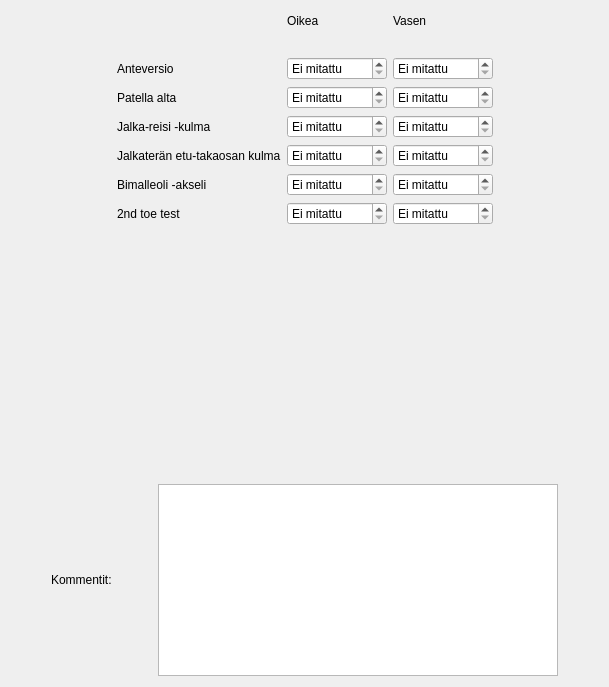
      <widget class="QWidget" name="tabVirheas">
       <attribute name="title">
        <string>Luiden virheas.</string>
       </attribute>
       <layout class="QVBoxLayout" name="verticalLayout_10">
        <item>
         <layout class="QGridLayout" name="gridLayout_12">
          <item row="8" column="3">
           <widget class="QSpinBox" name="spVirheasBimalleoliVas">
            <property name="sizePolicy">
             <sizepolicy hsizetype="Fixed" vsizetype="Fixed">
              <horstretch>0</horstretch>
              <verstretch>0</verstretch>
             </sizepolicy>
            </property>
            <property name="minimumSize">
             <size>
              <width>100</width>
              <height>0</height>
             </size>
            </property>
            <property name="specialValueText">
             <string extracomment="Ei mitattu">Ei mitattu</string>
            </property>
            <property name="suffix">
             <string>°</string>
            </property>
            <property name="prefix">
             <string/>
            </property>
            <property name="minimum">
             <number>-181</number>
            </property>
            <property name="maximum">
             <number>180</number>
            </property>
            <property name="value">
             <number>-181</number>
            </property>
           </widget>
          </item>
          <item row="7" column="1">
           <widget class="QLabel" name="label_20">
            <property name="text">
             <string>Jalkaterän etu-takaosan kulma</string>
            </property>
           </widget>
          </item>
          <item row="9" column="1">
           <widget class="QLabel" name="label_245">
            <property name="text">
             <string>2nd toe test</string>
            </property>
           </widget>
          </item>
          <item row="6" column="1">
           <widget class="QLabel" name="label_254">
            <property name="text">
             <string>Jalka-reisi -kulma</string>
            </property>
           </widget>
          </item>
          <item row="7" column="2">
           <widget class="QSpinBox" name="spVirheasJalkaEtuTakaOik">
            <property name="sizePolicy">
             <sizepolicy hsizetype="Fixed" vsizetype="Fixed">
              <horstretch>0</horstretch>
              <verstretch>0</verstretch>
             </sizepolicy>
            </property>
            <property name="minimumSize">
             <size>
              <width>100</width>
              <height>0</height>
             </size>
            </property>
            <property name="specialValueText">
             <string extracomment="Ei mitattu">Ei mitattu</string>
            </property>
            <property name="suffix">
             <string>°</string>
            </property>
            <property name="prefix">
             <string/>
            </property>
            <property name="minimum">
             <number>-181</number>
            </property>
            <property name="maximum">
             <number>180</number>
            </property>
            <property name="value">
             <number>-181</number>
            </property>
           </widget>
          </item>
          <item row="4" column="2">
           <widget class="QSpinBox" name="spVirheasPatellaAltaOik">
            <property name="sizePolicy">
             <sizepolicy hsizetype="Fixed" vsizetype="Fixed">
              <horstretch>0</horstretch>
              <verstretch>0</verstretch>
             </sizepolicy>
            </property>
            <property name="minimumSize">
             <size>
              <width>100</width>
              <height>0</height>
             </size>
            </property>
            <property name="specialValueText">
             <string extracomment="Ei mitattu">Ei mitattu</string>
            </property>
            <property name="suffix">
             <string>°</string>
            </property>
            <property name="prefix">
             <string/>
            </property>
            <property name="minimum">
             <number>-181</number>
            </property>
            <property name="maximum">
             <number>180</number>
            </property>
            <property name="value">
             <number>-181</number>
            </property>
           </widget>
          </item>
          <item row="4" column="3">
           <widget class="QSpinBox" name="spVirheasPatellaAltaVas">
            <property name="sizePolicy">
             <sizepolicy hsizetype="Fixed" vsizetype="Fixed">
              <horstretch>0</horstretch>
              <verstretch>0</verstretch>
             </sizepolicy>
            </property>
            <property name="minimumSize">
             <size>
              <width>100</width>
              <height>0</height>
             </size>
            </property>
            <property name="specialValueText">
             <string extracomment="Ei mitattu">Ei mitattu</string>
            </property>
            <property name="suffix">
             <string>°</string>
            </property>
            <property name="prefix">
             <string/>
            </property>
            <property name="minimum">
             <number>-181</number>
            </property>
            <property name="maximum">
             <number>180</number>
            </property>
            <property name="value">
             <number>-181</number>
            </property>
           </widget>
          </item>
          <item row="1" column="3">
           <widget class="QLabel" name="label_250">
            <property name="text">
             <string>Vasen</string>
            </property>
           </widget>
          </item>
          <item row="8" column="2">
           <widget class="QSpinBox" name="spVirheasBimalleoliOik">
            <property name="sizePolicy">
             <sizepolicy hsizetype="Fixed" vsizetype="Fixed">
              <horstretch>0</horstretch>
              <verstretch>0</verstretch>
             </sizepolicy>
            </property>
            <property name="minimumSize">
             <size>
              <width>100</width>
              <height>0</height>
             </size>
            </property>
            <property name="specialValueText">
             <string extracomment="Ei mitattu">Ei mitattu</string>
            </property>
            <property name="suffix">
             <string>°</string>
            </property>
            <property name="prefix">
             <string/>
            </property>
            <property name="minimum">
             <number>-181</number>
            </property>
            <property name="maximum">
             <number>180</number>
            </property>
            <property name="value">
             <number>-181</number>
            </property>
           </widget>
          </item>
          <item row="9" column="3">
           <widget class="QSpinBox" name="spVirheas2ndtoeVas">
            <property name="sizePolicy">
             <sizepolicy hsizetype="Fixed" vsizetype="Fixed">
              <horstretch>0</horstretch>
              <verstretch>0</verstretch>
             </sizepolicy>
            </property>
            <property name="minimumSize">
             <size>
              <width>100</width>
              <height>0</height>
             </size>
            </property>
            <property name="specialValueText">
             <string extracomment="Ei mitattu">Ei mitattu</string>
            </property>
            <property name="suffix">
             <string>°</string>
            </property>
            <property name="prefix">
             <string/>
            </property>
            <property name="minimum">
             <number>-181</number>
            </property>
            <property name="maximum">
             <number>180</number>
            </property>
            <property name="value">
             <number>-181</number>
            </property>
           </widget>
          </item>
          <item row="2" column="0">
           <spacer name="horizontalSpacer_56">
            <property name="orientation">
             <enum>Qt::Horizontal</enum>
            </property>
            <property name="sizeHint" stdset="0">
             <size>
              <width>40</width>
              <height>20</height>
             </size>
            </property>
           </spacer>
          </item>
          <item row="6" column="2">
           <widget class="QSpinBox" name="spVirheasJalkaReisiOik">
            <property name="sizePolicy">
             <sizepolicy hsizetype="Fixed" vsizetype="Fixed">
              <horstretch>0</horstretch>
              <verstretch>0</verstretch>
             </sizepolicy>
            </property>
            <property name="minimumSize">
             <size>
              <width>100</width>
              <height>0</height>
             </size>
            </property>
            <property name="specialValueText">
             <string extracomment="Ei mitattu">Ei mitattu</string>
            </property>
            <property name="suffix">
             <string>°</string>
            </property>
            <property name="prefix">
             <string/>
            </property>
            <property name="minimum">
             <number>-181</number>
            </property>
            <property name="maximum">
             <number>180</number>
            </property>
            <property name="value">
             <number>-181</number>
            </property>
           </widget>
          </item>
          <item row="7" column="3">
           <widget class="QSpinBox" name="spVirheasJalkaEtuTakaVas">
            <property name="sizePolicy">
             <sizepolicy hsizetype="Fixed" vsizetype="Fixed">
              <horstretch>0</horstretch>
              <verstretch>0</verstretch>
             </sizepolicy>
            </property>
            <property name="minimumSize">
             <size>
              <width>100</width>
              <height>0</height>
             </size>
            </property>
            <property name="specialValueText">
             <string extracomment="Ei mitattu">Ei mitattu</string>
            </property>
            <property name="suffix">
             <string>°</string>
            </property>
            <property name="prefix">
             <string/>
            </property>
            <property name="minimum">
             <number>-181</number>
            </property>
            <property name="maximum">
             <number>180</number>
            </property>
            <property name="value">
             <number>-181</number>
            </property>
           </widget>
          </item>
          <item row="8" column="1">
           <widget class="QLabel" name="label_252">
            <property name="text">
             <string>Bimalleoli -akseli</string>
            </property>
           </widget>
          </item>
          <item row="1" column="4">
           <spacer name="horizontalSpacer_55">
            <property name="orientation">
             <enum>Qt::Horizontal</enum>
            </property>
            <property name="sizeHint" stdset="0">
             <size>
              <width>40</width>
              <height>20</height>
             </size>
            </property>
           </spacer>
          </item>
          <item row="1" column="2">
           <widget class="QLabel" name="label_251">
            <property name="text">
             <string>Oikea</string>
            </property>
           </widget>
          </item>
          <item row="3" column="2">
           <widget class="QSpinBox" name="spVirheasAnteversioOik">
            <property name="sizePolicy">
             <sizepolicy hsizetype="Fixed" vsizetype="Fixed">
              <horstretch>0</horstretch>
              <verstretch>0</verstretch>
             </sizepolicy>
            </property>
            <property name="minimumSize">
             <size>
              <width>100</width>
              <height>0</height>
             </size>
            </property>
            <property name="specialValueText">
             <string extracomment="Ei mitattu">Ei mitattu</string>
            </property>
            <property name="suffix">
             <string>°</string>
            </property>
            <property name="prefix">
             <string/>
            </property>
            <property name="minimum">
             <number>-181</number>
            </property>
            <property name="maximum">
             <number>180</number>
            </property>
            <property name="value">
             <number>-181</number>
            </property>
           </widget>
          </item>
          <item row="4" column="1">
           <widget class="QLabel" name="label_255">
            <property name="text">
             <string>Patella alta</string>
            </property>
           </widget>
          </item>
          <item row="6" column="3">
           <widget class="QSpinBox" name="spVirheasJalkaReisiVas">
            <property name="sizePolicy">
             <sizepolicy hsizetype="Fixed" vsizetype="Fixed">
              <horstretch>0</horstretch>
              <verstretch>0</verstretch>
             </sizepolicy>
            </property>
            <property name="minimumSize">
             <size>
              <width>100</width>
              <height>0</height>
             </size>
            </property>
            <property name="specialValueText">
             <string extracomment="Ei mitattu">Ei mitattu</string>
            </property>
            <property name="suffix">
             <string>°</string>
            </property>
            <property name="prefix">
             <string/>
            </property>
            <property name="minimum">
             <number>-181</number>
            </property>
            <property name="maximum">
             <number>180</number>
            </property>
            <property name="value">
             <number>-181</number>
            </property>
           </widget>
          </item>
          <item row="3" column="3">
           <widget class="QSpinBox" name="spVirheasAnteversioVas">
            <property name="sizePolicy">
             <sizepolicy hsizetype="Fixed" vsizetype="Fixed">
              <horstretch>0</horstretch>
              <verstretch>0</verstretch>
             </sizepolicy>
            </property>
            <property name="minimumSize">
             <size>
              <width>100</width>
              <height>0</height>
             </size>
            </property>
            <property name="specialValueText">
             <string extracomment="Ei mitattu">Ei mitattu</string>
            </property>
            <property name="suffix">
             <string>°</string>
            </property>
            <property name="prefix">
             <string/>
            </property>
            <property name="minimum">
             <number>-181</number>
            </property>
            <property name="maximum">
             <number>180</number>
            </property>
            <property name="value">
             <number>-181</number>
            </property>
           </widget>
          </item>
          <item row="9" column="2">
           <widget class="QSpinBox" name="spVirheas2ndtoeOik">
            <property name="sizePolicy">
             <sizepolicy hsizetype="Fixed" vsizetype="Fixed">
              <horstretch>0</horstretch>
              <verstretch>0</verstretch>
             </sizepolicy>
            </property>
            <property name="minimumSize">
             <size>
              <width>100</width>
              <height>0</height>
             </size>
            </property>
            <property name="specialValueText">
             <string extracomment="Ei mitattu">Ei mitattu</string>
            </property>
            <property name="suffix">
             <string>°</string>
            </property>
            <property name="prefix">
             <string/>
            </property>
            <property name="minimum">
             <number>-181</number>
            </property>
            <property name="maximum">
             <number>180</number>
            </property>
            <property name="value">
             <number>-181</number>
            </property>
           </widget>
          </item>
          <item row="3" column="1">
           <widget class="QLabel" name="label_246">
            <property name="text">
             <string>Anteversio</string>
            </property>
           </widget>
          </item>
         </layout>
        </item>
        <item>
         <spacer name="verticalSpacer_15">
          <property name="orientation">
           <enum>Qt::Vertical</enum>
          </property>
          <property name="sizeHint" stdset="0">
           <size>
            <width>20</width>
            <height>253</height>
           </size>
          </property>
         </spacer>
        </item>
        <item>
         <layout class="QHBoxLayout" name="horizontalLayout_7">
          <item>
           <spacer name="horizontalSpacer_34">
            <property name="orientation">
             <enum>Qt::Horizontal</enum>
            </property>
            <property name="sizeHint" stdset="0">
             <size>
              <width>40</width>
              <height>20</height>
             </size>
            </property>
           </spacer>
          </item>
          <item>
           <widget class="QLabel" name="label_238">
            <property name="text">
             <string>Kommentit:</string>
            </property>
           </widget>
          </item>
          <item>
           <spacer name="horizontalSpacer_35">
            <property name="orientation">
             <enum>Qt::Horizontal</enum>
            </property>
            <property name="sizeHint" stdset="0">
             <size>
              <width>40</width>
              <height>20</height>
             </size>
            </property>
           </spacer>
          </item>
          <item>
           <widget class="QTextEdit" name="cmtVirheas">
            <property name="minimumSize">
             <size>
              <width>400</width>
              <height>0</height>
             </size>
            </property>
           </widget>
          </item>
          <item>
           <spacer name="horizontalSpacer_36">
            <property name="orientation">
             <enum>Qt::Horizontal</enum>
            </property>
            <property name="sizeHint" stdset="0">
             <size>
              <width>40</width>
              <height>20</height>
             </size>
            </property>
           </spacer>
          </item>
         </layout>
        </item>
       </layout>
      </widget>
